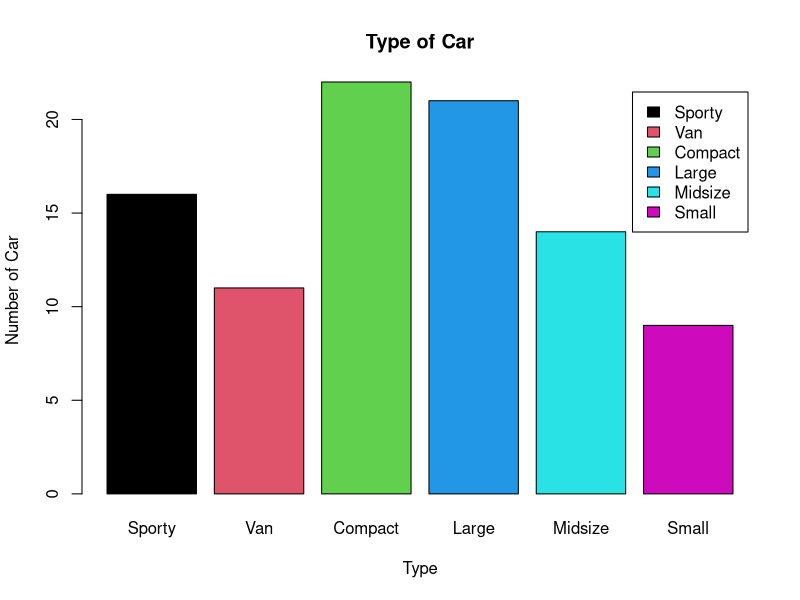
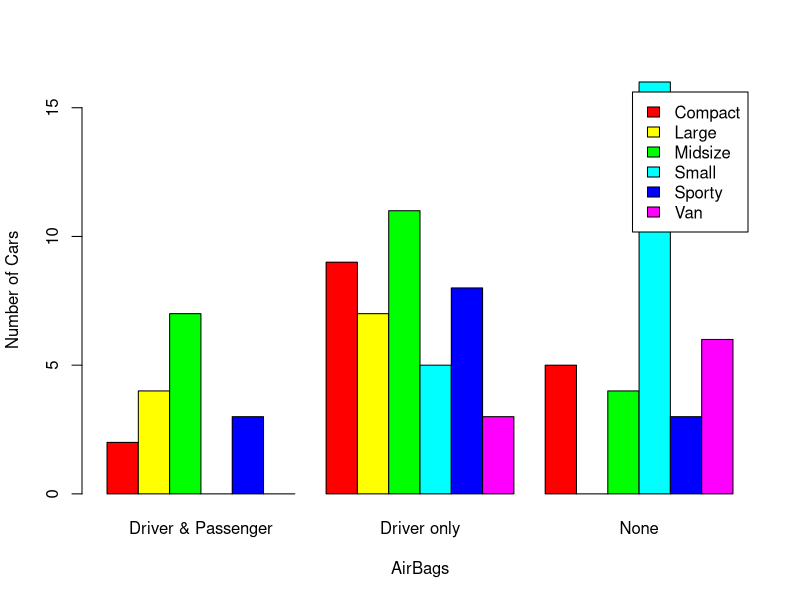
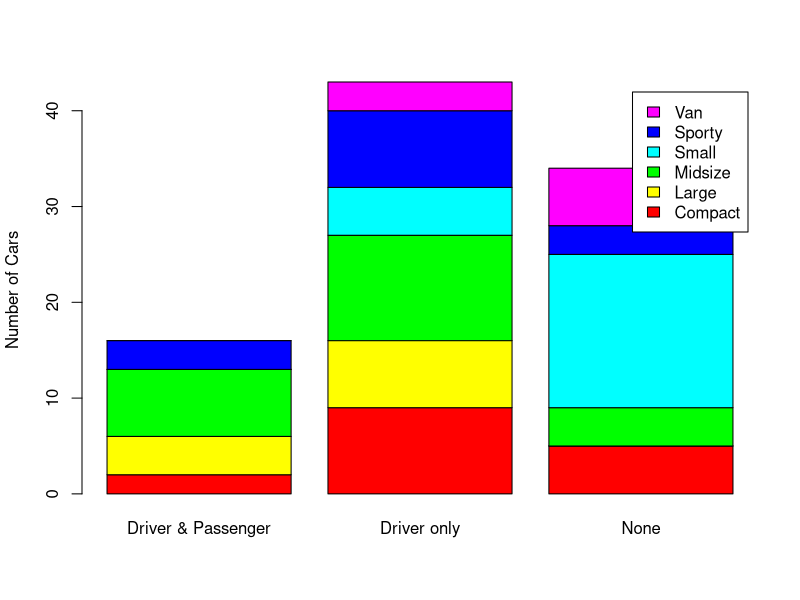
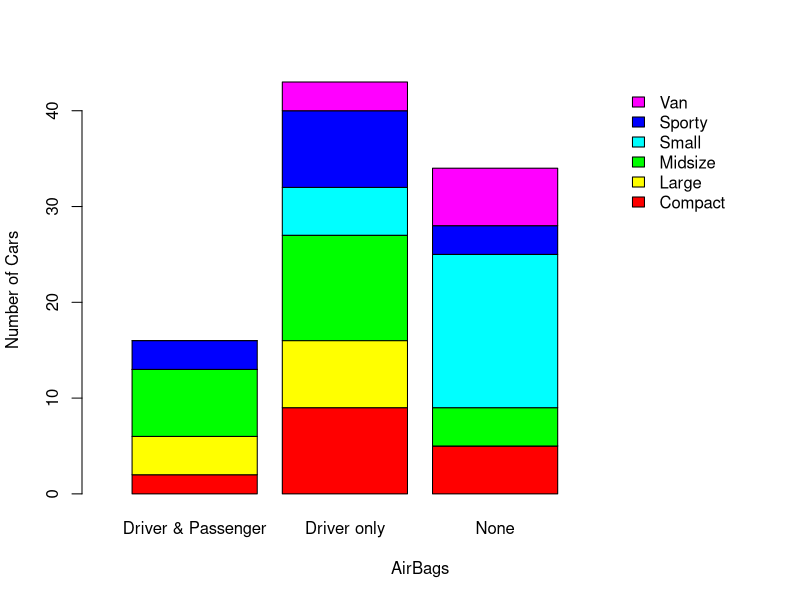
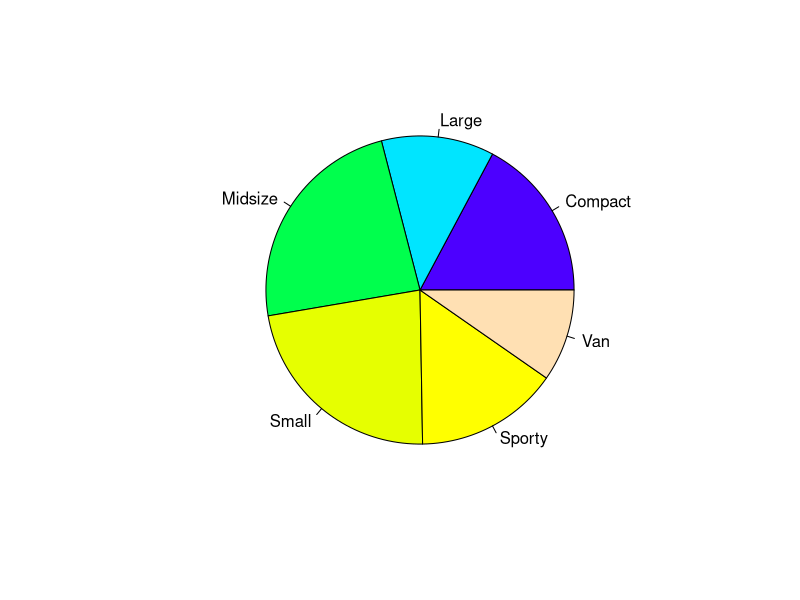
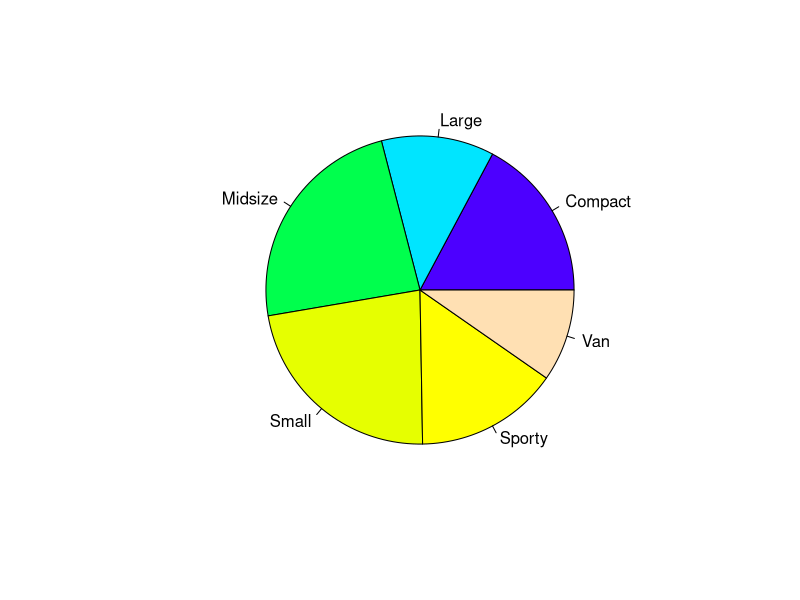

Source code (R) for these figures, in order:
#1. 단변수(univariate)범주(category)형자료 

library(MASS)
#1993년 미국에서 판매되는 93종의 자동차에 대한 여러 정보를 포함
head(Cars93) 

#기본막대그래프
#with(데이터셋, 데이터의 변수(Cars93$Type))
tab <- with(Cars93, table(Type))

#col : color, legend : 범례
barplot(tab, main="Type of Car", xlab="Type", ylab="Number of Car", col=1:6, 
        legend=c('Sporty','Van','Compact','Large','Midsize','Small'),
        names.arg=c('Sporty','Van','Compact','Large','Midsize','Small'))


#side형 막대그래프
#xtabs : crosstable(교차테이블)
tab <- with(Cars93, xtabs(~Type+AirBags))

barplot(tab, col=rainbow(6), legend =c('Compact','Large','Midsize','Small','Sporty','Van'),
        xlab = "AirBags", ylab="Number of Cars", beside = TRUE)

#stacked 막대그림
barplot(tab, col=rainbow(6), legend = c('Compact','Large','Midsize','Small','Sporty','Van'),
        ylab="Number of Cars", beside = FALSE)

#주석의 위치가 변경된 stacked 막대 그림
barplot(tab, col = rainbow(6), legend = c('Compact','Large','Midsize','Small','Sporty','Van'),
        xlim = c(0, ncol(tab)+2), xlab="AirBags", ylab="Number of Cars", 
        args.legend=list(x=ncol(tab)+2, y=max(colSums(tab)), bty="n"))

#파이차트
tab2 <- with(Cars93, table(Type))
pie(tab2, col=topo.colors(6))

names(tab2) <-  c('Compact','Large','Midsize','Small','Sporty','Van')
pie(tab2, col=topo.colors(6))
